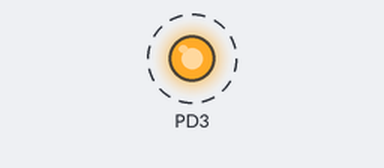
Bench run of a program on a simulated ATmega328P, built with avr-gcc and emulated at 16 MHz. Parts: output pins drawn as LEDs (lit = HIGH). Dashed ring = blinking.

Above: at 0.5 s.
Timing chart, 0 to 4.6 s (numbered marks = the images above):
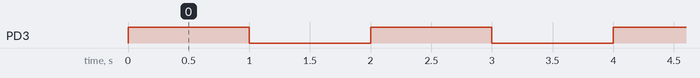

The program:

main.c
```c
/*
 * Blink_LED_PD3.c
 *
 * Created: 08-09-2025 21:57:32
 * Author : Minnu

 1. Write a program to blink LED Connected to PD3 pin of an ATMEGA 328. Simulate in Siumul ide

 */
#define F_CPU 16000000UL
#include <avr/io.h>
#include <util/delay.h>

int main(void)
{
    DDRD=0b00001000 ;                 //PD3 as OUTPUT

    while (1)
    {
		PORTD=0b00001000;
		_delay_ms(1000);
		PORTD=0b00000000;
		_delay_ms(1000);
    }
}
```

Measured:
- by itself, PD3: alternates HIGH for 1.0 s and LOW for 1.0 s
